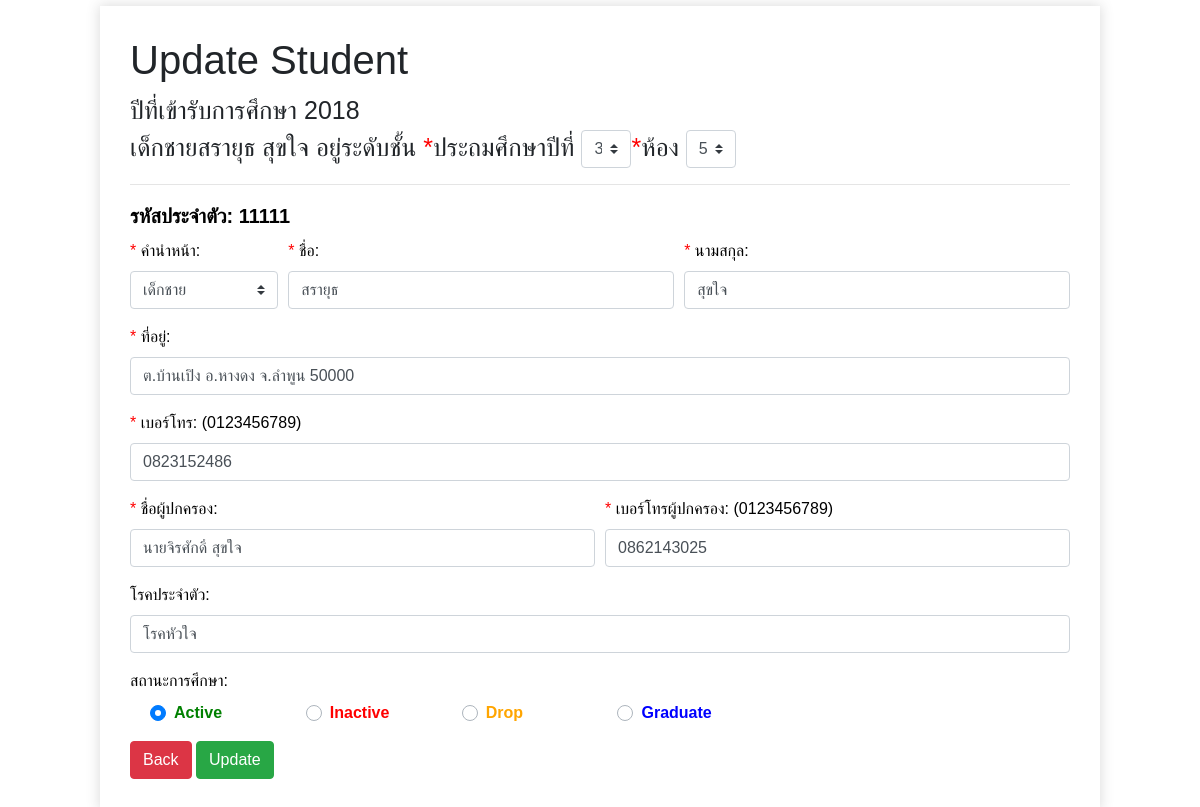
The app's page /school-docker/src/student_update.php?studentID=11111 (signed in) with its own data.
### tables this page shows
CREATE TABLE `student` (
  `studentID` char(5) NOT NULL,
  `ntitle` text NOT NULL,
  `stdfname` text NOT NULL,
  `stdlname` text NOT NULL,
  `address` text NOT NULL,
  `birthday` date NOT NULL,
  `phone` text NOT NULL,
  `pname` text NOT NULL,
  `pphone` text NOT NULL,
  `disease` text,
  `start_year` text NOT NULL,
  `status` text NOT NULL
);

CREATE TABLE `grade_c` (
  `GradeNo` char(1) NOT NULL,
  `studentID` char(5) NOT NULL,
  `RoomNumber` varchar(2) NOT NULL
);

### school-docker/src/class/connect.php (called while the page is built, shortened)
<?php
class DMC {
    public $host   = 'db';
    public $user   = 'root';
    public $pass   = '123456';
    public $dbname = 'school';
    public $link;
    private function connectDB() {
        $this->link = new mysqli(
            $this->host,
            $this->user,
            $this->pass,
            $this->dbname
        );
        $this->link->set_charset("utf8");
    }
    public function select($query) {
        $result = $this->link->query($query) or
        die($this->link->error . __LINE__);
        if ($result->num_rows > 0) {
            return $result;
        } else {
            return false;
        }
    }
}

### school-docker/src/class/student.php (called while the page is built, shortened)
<?php
    include 'connect.php';
    class Student {
        public function __construct() {
            $this->con = new DMC();
        }
        public function get_student_id($id) {
            return "SELECT * FROM student WHERE studentID=$id";
        }
        public function query_student($rows, $i) {
            $this->ntitle = $rows['ntitle'];
            $this->stdfname = $rows['stdfname'];
            $this->stdlname = $rows['stdlname'];
            $this->address = $rows['address'];
            $this->phone = $rows['phone'];
            $this->parent_name = $rows['pname'];
            $this->parent_phone = $rows['pphone'];
            $this->disease = $rows['disease'];
            $this->styear = $rows['start_year'];
        }
    }
    class GradeRoom extends Student {
    	public function get_grade_room_byid($id) {
    		return "SELECT * FROM grade_c g WHERE g.studentID=".$id."";
    	}
    	public function query_grade_room($rows) {
            $this->grade_number = $rows['GradeNo'];
            $this->room_number = $rows['RoomNumber'];
            $this->id = $rows['studentID'];
        }
    }
?>

### school-docker/src/class/manage.php (called while the page is built, shortened)
<?php
    $grade_number = 6;
    $room_number = 9;
?>

### school-docker/src/student_update.php (the view, shortened to what this page needs)
<?php
  include 'class/student.php';
  include 'class/manage.php';
  $student = new GradeRoom();
  $student->update_student();
?>
<!DOCTYPE html>
<html lang="th">
<head>
  <link rel="stylesheet" href="css/center.css">
  <link rel="stylesheet" href="css/student.css">
  </head>
  <body>
    <div id="page-container" style="margin-top: 15px;">
      <h1>Update Student</h1>
      <p style="font-size: 25px;">
        <?php
        $sql = $student->get_grade_room_byid($_GET["studentID"]);
        $sql_student = $student->get_student_id($_GET["studentID"]);
        $qry_student = $student->con->select($sql_student);
        if ($qry_student) {
          $rows = $student->con->fetch($qry_student);
          $student->query_student($rows, $student->i);
          echo 'ปีที่เข้ารับการศึกษา '.$student->styear.'<br>';
          echo ''.$student->ntitle.''.$student->stdfname.' '.$student->stdlname.' อยู่ระดับชั้น';
        }
        $qry = $student->con->select($sql);
        if ($qry)
          $rows = $student->con->fetch($qry);
          $student->query_grade_room($rows);?>
          <span style="color:red;">*</span>ประถมศึกษาปีที่ <select class="custom-select" id="inputGroupSelect01" style="width: 50px; display: inline-block;" onchange="update_student()">
            <?php
              for ($i = 1; $i <= $grade_number; $i++) {
                  if ($student->grade_number == $i) {
                      echo '<option value="'.$i.'" selected>'.$i.'</option>';
                  } else {
                      echo '<option value="'.$i.'">'.$i.'</option>';
                  }
              }
            ?>
          </select><span style="color:red;">*</span>ห้อง <select class="custom-select" id="inputGroupSelect02" style="width: 50px; display: inline-block;" onchange="update_student()">
          <?php
              for ($i = 1; $i <= $room_number; $i++) {
                  if ($student->room_number == $i) {
                      echo '<option value="'.$i.'" selected>'.$i.'</option>';
                  } else {
                      echo '<option value="'.$i.'">'.$i.'</option>';
                  }
              }
            ?>
          </select>
        </p>
      <hr>
      <?php
        if ($qry) {
            $qry = $student->con->select($sql_student);
            $rows = $student->con->fetch($qry);
            $student->query_student($rows, $student->i);
            echo '<form name="myForm" action="student_update.php" method="post" enctype="multipart/form-data" onsubmit="return validateForm()">
              <label for="stdid" style="color: black; font-size: 20px;"><b>รหัสประจำตัว: '.$student->id.'</b></label>
              <input type="hidden" name="studentID" id="studentID" value="'.$student->id.'" />
              <div class="form-row">
                <div class="col-2">
                  <div class="form-group">
                    <span style="color:red;">* </span><label for="ntitle" style="color: black">คำนำหน้า:</label>
                    <select class="custom-select" id="inputGroupSelect03" onchange="update_student()">';
                      if ($student->ntitle == 'เด็กชาย')
                        echo '<option value="เด็กชาย" selected>เด็กชาย</option>';
                      else
                        echo '<option value="เด็กชาย">เด็กชาย</option>';
                    echo '</select>
                    <input type="hidden" name="gradeno" id="gradeno" value="'.$student->grade_number.'" />
                    <input type="hidden" name="roomno" id="roomno" value="'.$student->room_number.'" />
                    <input type="hidden" name="ntitle" id="ntitle" value="'.$student->ntitle.'" />
                  </div>
                </div>
                <div class="col">
                  <div class="form-group">
                    <span style="color:red;">* </span><label for="firstname" style="color: black">ชื่อ:</label>
                    <input type="text" class="form-control" id="firstname" placeholder="First Name" value="'.$student->stdfname.'" name="firstname">
                  </div>
                </div>
                <div class="col">
                  <div class="form-group">
                    <span style="color:red;">* </span><label for="lastname" style="color: black">นามสกุล:</label>
                    <input type="text" class="form-control" id="lastname" placeholder="Last Name" value="'.$student->stdlname.'" name="lastname">
                  </div>
                </div>
              </div>
              <div class="form-group">
                <span style="color:red;">* </span><label for="address" style="color: black">ที่อยู่:</label>
                <input type="text" class="form-control" id="address" placeholder="Address" value="'.$student->address.'" name="address">
              </div>
              <div class="form-row">
                <div class="col">
                  <div class="form-group">
                    <span style="color:red;">* </span><label for="phone" style="color: black">เบอร์โทร: (0123456789)</label>
                    <input type="text" class="form-control" id="phone" placeholder="Phone" value="'.$student->phone.'" name="phone"pattern="[0-9]{10}">
                  </div>
                </div>
              </div>
              <div class="form-row">
                <div class="col">
                  <div class="form-group">
                    <span style="color:red;">* </span><label for="pname" style="color: black">ชื่อผู้ปกครอง:</label>
                    <input type="text" class="form-control" id="pname" placeholder="ชื่อผู้ปกครอง" value="'.$student->parent_name.'" name="pname">
                  </div>
                </div>
                <div class="col">
                  <div class="form-group">
                    <span style="color:red;">* </span><label for="pphone" style="color: black">เบอร์โทรผู้ปกครอง: (0123456789)</label>
                    <input type="text" class="form-control" id="pphone" placeholder="เบอร์โทรผู้ปกครอง" value="'.$student->parent_phone.'" name="pphone"pattern="[0-9]{10}">
                  </div>
                </div>
              </div>
              <div class="form-group">
                <label for="disease" style="color: black">โรคประจำตัว:</label>
                <input type="text" class="form-control" id="disease" placeholder="Disease" value="'.$student->disease.'" name="disease">
              </div>
              <div class="form-group">
              <label for="status" style="color: black">สถานะการศึกษา:</label>
                <div class="row" style="margin-left: 20px;">
                  <div class="col-2 custom-control custom-radio">';
                    echo '
                    <label class="custom-control-label" for="Group1" style="color: green;"><b>Active</b></label>
                  </div>
                  <div class="col-2 custom-control custom-radio">';
                    echo '
                    <label class="custom-control-label" for="Group2" style="color: red;"><b>Inactive</b></label>
                  </div>
                  <div class="col-2 custom-control custom-radio">';
                    echo '
                    <label class="custom-control-label" for="Group3" style="color: orange;"><b>Drop</b></label>
                  </div>
                  <div class="col-2 custom-control custom-radio">';
                    echo '
                    <label class="custom-control-label" for="Group4" style="color: blue;"><b>Graduate</b></label>
                  </div>
                </div>
              </div>
              <a href="student.php" class="btn btn-danger" role="button">Back</a>
              <button type="submit" class="btn btn-success">Update</button>
            </form>';
        } else {
          echo '<h1 style="color: red;">Student Not found in database</h1>
          <a href="student.php" class="btn btn-danger" role="button">Back</a>';
        }?>
    </div>
  </body>
</html>

### school-docker/src/css/center.css (style rules this page uses)
body, html { font-family: Arial, Helvetica, sans-serif; margin: 0; height: 100%; display: flex; align-items: center; justify-content: center; }
#page-container { min-width: 1000px; padding: 30px; min-height: 0; -webkit-box-shadow: 0px 0px 12px 1px rgba(87, 87, 87, 0.2); box-shadow: 0px 0px 12px 1px rgba(87, 87, 87, 0.2); }

### school-docker/src/css/main.css (style rules this page uses)
body { margin: 0; font-family: Arial, Helvetica, sans-serif; }

### records on screen
student: start_year "2018", ntitle "เด็กชาย", stdfname "สรายุธ", stdlname "สุขใจ", firstname "สรายุธ", lastname "สุขใจ", address "ต.บ้านเปิง อ.หางดง จ.ลำพูน 50000", phone "0823152486", pname "นายจิรศักดิ์ สุขใจ", pphone "0862143025", disease "โรคหัวใจ"
grade_c: GradeNo "3", RoomNumber "5", studentID "11111"
